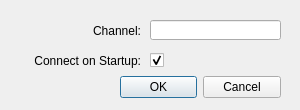
<?xml version="1.0" encoding="UTF-8"?>
<ui version="4.0">
 <class>AddChannelDialog</class>
 <widget class="QDialog" name="AddChannelDialog">
  <property name="windowModality">
   <enum>Qt::WindowModal</enum>
  </property>
  <property name="geometry">
   <rect>
    <x>0</x>
    <y>0</y>
    <width>300</width>
    <height>110</height>
   </rect>
  </property>
  <property name="sizePolicy">
   <sizepolicy hsizetype="Preferred" vsizetype="Preferred">
    <horstretch>0</horstretch>
    <verstretch>0</verstretch>
   </sizepolicy>
  </property>
  <property name="minimumSize">
   <size>
    <width>300</width>
    <height>110</height>
   </size>
  </property>
  <property name="maximumSize">
   <size>
    <width>300</width>
    <height>110</height>
   </size>
  </property>
  <property name="windowTitle">
   <string>Dialog</string>
  </property>
  <widget class="QDialogButtonBox" name="dialogButtons">
   <property name="geometry">
    <rect>
     <x>120</x>
     <y>72</y>
     <width>161</width>
     <height>31</height>
    </rect>
   </property>
   <property name="standardButtons">
    <set>QDialogButtonBox::Cancel|QDialogButtonBox::Ok</set>
   </property>
  </widget>
  <widget class="QLabel" name="channelNameLabel">
   <property name="geometry">
    <rect>
     <x>20</x>
     <y>20</y>
     <width>121</width>
     <height>21</height>
    </rect>
   </property>
   <property name="text">
    <string>Channel:</string>
   </property>
   <property name="alignment">
    <set>Qt::AlignRight|Qt::AlignTrailing|Qt::AlignVCenter</set>
   </property>
  </widget>
  <widget class="QLineEdit" name="channelLineEdit">
   <property name="geometry">
    <rect>
     <x>150</x>
     <y>20</y>
     <width>131</width>
     <height>20</height>
    </rect>
   </property>
  </widget>
  <widget class="QLabel" name="defaultConnectLabel">
   <property name="geometry">
    <rect>
     <x>10</x>
     <y>50</y>
     <width>131</width>
     <height>21</height>
    </rect>
   </property>
   <property name="text">
    <string>Connect on Startup:</string>
   </property>
   <property name="alignment">
    <set>Qt::AlignRight|Qt::AlignTrailing|Qt::AlignVCenter</set>
   </property>
  </widget>
  <widget class="QCheckBox" name="defaultConnectCheckBox">
   <property name="geometry">
    <rect>
     <x>150</x>
     <y>50</y>
     <width>70</width>
     <height>21</height>
    </rect>
   </property>
   <property name="text">
    <string/>
   </property>
   <property name="checked">
    <bool>true</bool>
   </property>
  </widget>
 </widget>
 <resources/>
 <connections/>
</ui>
